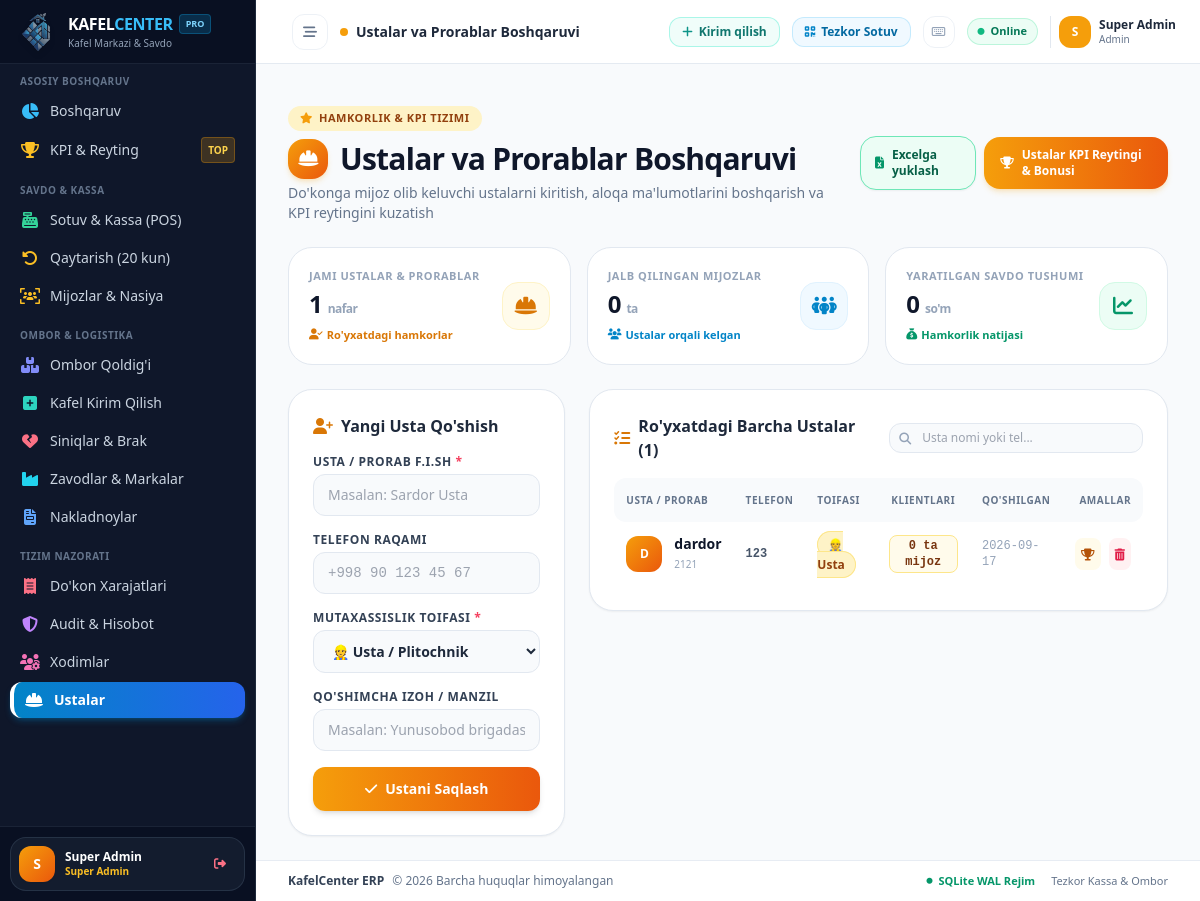
/admin/ustalar (signed in), run on an earlier commit of the app's database.
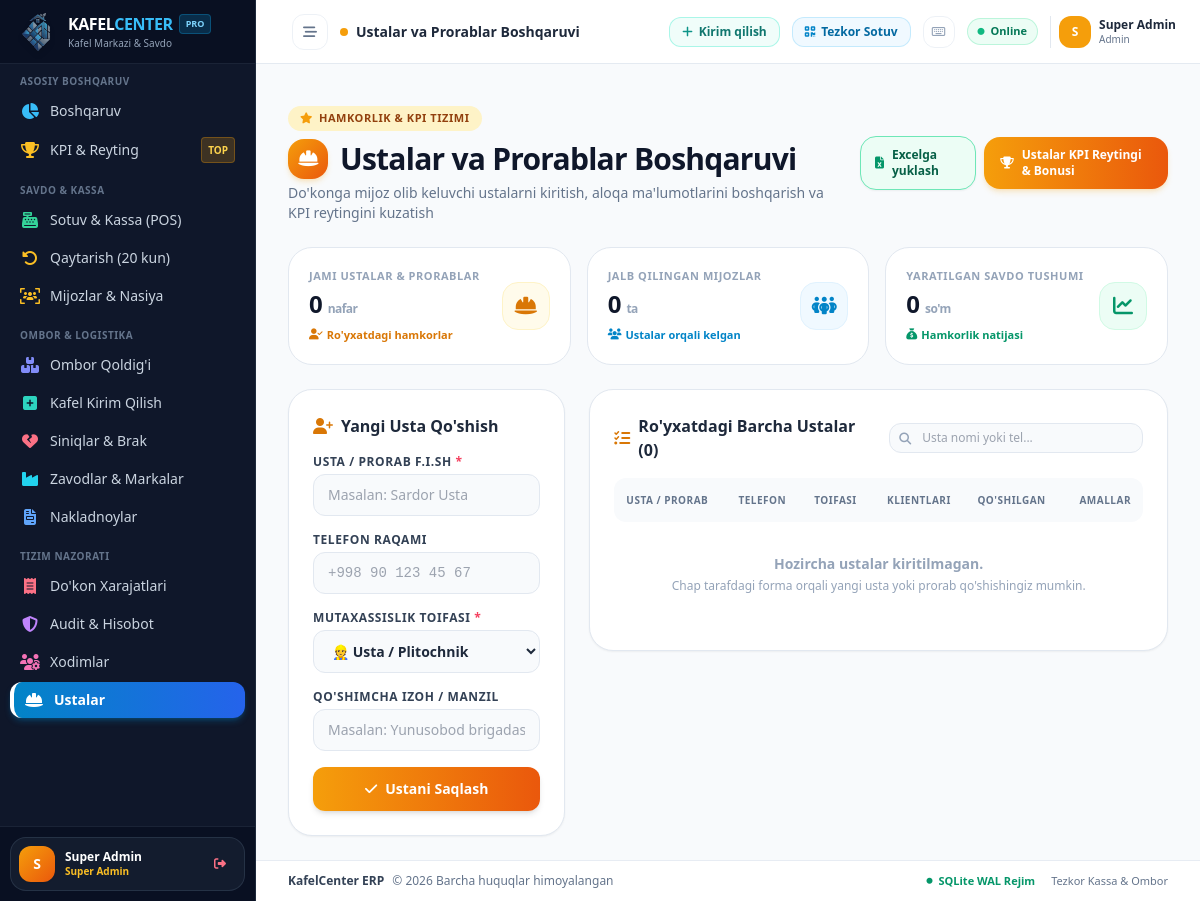
And on a later commit of the database.
### tables this page shows
CREATE TABLE customers (
        id INTEGER PRIMARY KEY AUTOINCREMENT,
        full_name TEXT NOT NULL,
        phone TEXT,
        customer_type TEXT DEFAULT 'xaridor', -- 'usta', 'prorab', 'xaridor', 'doimiy'
        balance_debt REAL DEFAULT 0.0,
        notes TEXT,
        created_at TIMESTAMP DEFAULT CURRENT_TIMESTAMP
    , referred_by_usta_id INTEGER);

### app.py (the view)
@app.route("/admin/ustalar", methods=["GET"])
@role_required(["admin"])
def admin_ustalar():
    conn = database.get_db()
    cursor = conn.cursor()
    cursor.execute("""
        SELECT c.id, c.full_name, c.phone, c.customer_type, c.notes, c.created_at,
               COUNT(DISTINCT o.customer_id) as clients_count,
               COUNT(DISTINCT o.id) as orders_count,
               COALESCE(SUM(o.total_amount), 0.0) as total_sales
        FROM customers c
        LEFT JOIN orders o ON o.usta_id = c.id
        WHERE c.customer_type IN ('usta', 'prorab')
        GROUP BY c.id
        ORDER BY c.id DESC
    """)
    ustalar = [dict(r) for r in cursor.fetchall()]
    total_ustalar = len(ustalar)
    total_clients_referred = sum(u["clients_count"] for u in ustalar)
    total_sales_generated = sum(u["total_sales"] for u in ustalar)
    conn.close()
    return render_template("ustalar.html",
                           ustalar=ustalar,
                           total_ustalar=total_ustalar,
                           total_clients_referred=total_clients_referred,
                           total_sales_generated=total_sales_generated)

### app.py (called while the page is built, shortened)
def role_required(allowed_roles):
    def decorator(f):
        @wraps(f)
        def decorated_function(*args, **kwargs):
            if "user_id" not in session:
                return redirect(url_for("login", next=request.url))
            user_role = session.get("role")
            return f(*args, **kwargs)
        return decorated_function
    return decorator

@app.context_processor
def inject_user():
    user_info = None
    pending_count = 0
    if "user_id" in session:
        user_info = {
            "id": session.get("user_id"),
            "username": session.get("username"),
            "full_name": session.get("full_name"),
            "role": session.get("role")
        }
        try:
            conn = database.get_db()
            cursor = conn.cursor()
            cursor.execute("SELECT COUNT(*) as cnt FROM orders WHERE status = 'tolandi'")
            row = cursor.fetchone()
            if row:
                pending_count = row["cnt"]
            conn.close()
        except Exception:
            pass
    return {"current_user": user_info, "pending_nakladnoy_count": pending_count}

### templates/ustalar.html (shortened to what the changed rows need)
{% extends "base.html" %}
{% block content %}
<div class="space-y-6">
    <div class="flex flex-col sm:flex-row sm:items-center sm:justify-between gap-4">
        <div>
            <h1 class="text-2xl sm:text-3xl font-black text-slate-900 tracking-tight flex items-center space-x-3">
                <div class="w-10 h-10 rounded-2xl bg-gradient-to-br from-amber-500 to-orange-600 text-white flex items-center justify-center text-lg shadow-md shadow-amber-500/20">
                    <i class="fa-solid fa-helmet-safety"></i>
                </div>
                <span>Ustalar va Prorablar Boshqaruvi</span>
            </h1>
        </div>
    </div>
    <div class="grid grid-cols-1 sm:grid-cols-3 gap-4">
        <div class="bg-white rounded-3xl p-5 shadow-xs border border-slate-200 flex items-center justify-between">
            <div class="space-y-1">
                <span class="text-[11px] font-bold text-slate-400 uppercase tracking-wider block">Jami Ustalar & Prorablar</span>
                <p class="text-2xl font-black text-slate-900 tracking-tight">{{ total_ustalar }} <span class="text-xs font-semibold text-slate-400">nafar</span></p>
                <span class="text-[11px] text-amber-600 font-bold inline-flex items-center">
                    <i class="fa-solid fa-user-check mr-1"></i> Ro'yxatdagi hamkorlar
                </span>
            </div>
        </div>
    </div>
    <div class="grid grid-cols-1 lg:grid-cols-12 gap-6">
        <div class="lg:col-span-4">
            <div class="bg-white rounded-3xl p-6 shadow-sm border border-slate-200 sticky top-4">
                <h2 class="font-bold text-slate-800 text-base mb-4 flex items-center space-x-2">
                    <i class="fa-solid fa-user-plus text-amber-600"></i>
                    <span>Yangi Usta Qo'shish</span>
                </h2>
            </div>
        </div>
        <div class="lg:col-span-8">
            <div class="bg-white rounded-3xl p-6 shadow-sm border border-slate-200">
                <div class="flex flex-col sm:flex-row sm:items-center justify-between gap-3 mb-4">
                    <h2 class="font-bold text-slate-800 text-base flex items-center space-x-2">
                        <i class="fa-solid fa-list-check text-amber-600"></i>
                        <span>Ro'yxatdagi Barcha Ustalar ({{ ustalar|length }})</span>
                    </h2>
                </div>
                <div class="overflow-x-auto">
                    <table class="w-full text-left text-sm" id="adminUstalarTable">
                        <thead class="bg-slate-50 text-slate-500 uppercase text-[10px] font-bold tracking-wider">
                            <tr>
                                <th class="py-3 px-3 rounded-l-xl">Usta / Prorab</th>
                                <th class="py-3 px-3">Telefon</th>
                                <th class="py-3 px-3">Toifasi</th>
                                <th class="py-3 px-3 text-center">Klientlari</th>
                                <th class="py-3 px-3">Qo'shilgan</th>
                                <th class="py-3 px-3 rounded-r-xl text-right">Amallar</th>
                            </tr>
                        </thead>
                        <tbody class="divide-y divide-slate-100">
                            {% if ustalar %}
                                {% for u in ustalar %}
                                <tr class="admin-usta-row hover:bg-slate-50 transition" data-name="{{ u.full_name|lower }}" data-phone="{{ u.phone or '' }}">
                                    <td class="py-3 px-3">
                                        <div class="flex items-center space-x-3">
                                            <div class="w-9 h-9 rounded-xl flex items-center justify-center font-black text-xs text-white bg-gradient-to-br from-amber-500 to-orange-600 shadow-2xs">
                                                {{ u.full_name[:1].upper() }}
                                            </div>
                                            <div>
                                                <span class="font-bold text-slate-900 block text-sm">{{ u.full_name }}</span>
                                                {% if u.notes %}
                                                <span class="text-[10px] text-slate-400 block truncate max-w-[180px]">{{ u.notes }}</span>
                                                {% endif %}
                                            </div>
                                        </div>
                                    </td>
                                    <td class="py-3 px-3 font-mono text-xs text-slate-600 font-semibold">{{ u.phone or 'Tel kiritilmagan' }}</td>
                                    <td class="py-3 px-3">
                                        <span class="px-2.5 py-1 rounded-full text-xs font-bold {% if u.customer_type == 'prorab' %}bg-purple-100 text-purple-800 border border-purple-200{% else %}bg-amber-100 text-amber-800 border border-amber-200{% endif %}">
                                            {% if u.customer_type == 'prorab' %}🏗️ Prorab{% else %}👷 Usta{% endif %}
                                        </span>
                                    </td>
                                    <td class="py-3 px-3 text-center">
                                        <span class="inline-block px-2.5 py-0.5 rounded-lg bg-amber-50 text-amber-900 font-bold font-mono text-xs border border-amber-200">
                                            {{ u.clients_count or 0 }} ta mijoz
                                        </span>
                                    </td>
                                    <td class="py-3 px-3 text-xs text-slate-400 font-mono">{{ u.created_at[:10] if u.created_at else '—' }}</td>
                                    <td class="py-3 px-3 text-right">
                                        <div class="flex items-center justify-end space-x-2">
                                            <a href="/kpi?period=all" class="p-1.5 rounded-lg bg-amber-50 hover:bg-amber-100 text-amber-700 transition" title="KPI reytingini ko'rish">
                                                <i class="fa-solid fa-trophy text-xs"></i>
                                            </a>
                                            <button type="button" onclick="confirmDeleteUsta({{ u.id }}, '{{ u.full_name }}')" class="p-1.5 rounded-lg bg-rose-50 hover:bg-rose-100 text-rose-600 transition" title="O'chirish">
                                                <i class="fa-solid fa-trash-can text-xs"></i>
                                            </button>
                                        </div>
                                    </td>
                                </tr>
                                {% endfor %}
                            {% else %}
                                <tr>
                                    <td colspan="6" class="py-8 text-center text-slate-400">
                                        <p class="font-bold">Hozircha ustalar kiritilmagan.</p>
                                        <p class="text-xs mt-1">Chap tarafdagi forma orqali yangi usta yoki prorab qo'shishingiz mumkin.</p>
                                    </td>
                                </tr>
                            {% endif %}
                        </tbody>
                    </table>
                </div>
            </div>
        </div>
    </div>
</div>
{% endblock %}

What changed in the data, as far as the page shows it:
removed customers: full_name "D", full_name "dardor", notes "2121", phone "123", customer_type "👷 Usta", clients_count "0", created_at "2026-09-17"
Also different on the page:
{{ total_ustalar }}: "1" → "0"
{{ ustalar|length }}: "1" → "0"
text now shown: "Hozircha ustalar kiritilmagan. Chap tarafdagi forma orqali yangi usta yoki prorab qo'shishingiz mumkin."
